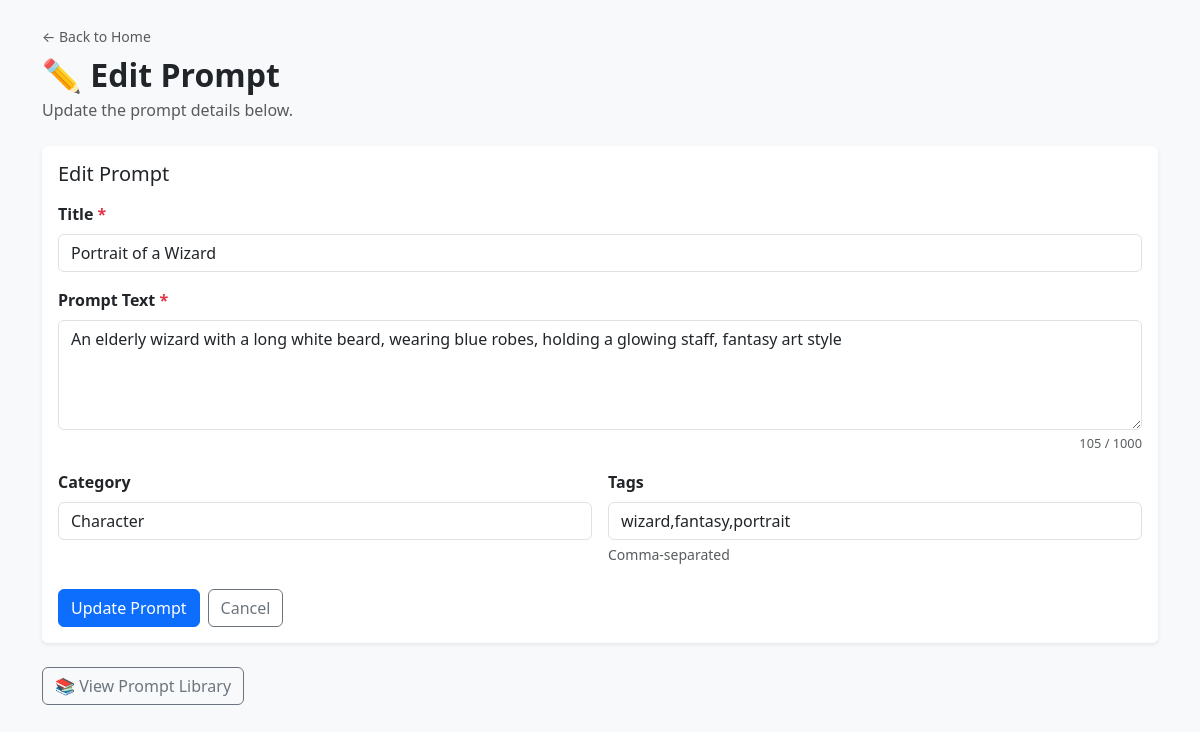
Screenshot of /pages/create_prompt.php?edit=3 with the database file from the repository.
### tables this page shows
CREATE TABLE prompts (
    prompt_id INT AUTO_INCREMENT PRIMARY KEY,
    title VARCHAR(255) NOT NULL,
    prompt_text TEXT NOT NULL,
    category VARCHAR(100),
    tags VARCHAR(255),
    favorite_status TINYINT(1) DEFAULT 0,
    status ENUM('active', 'archived') DEFAULT 'active',
    version_number INT DEFAULT 1,
    created_at DATETIME DEFAULT CURRENT_TIMESTAMP,
    updated_at DATETIME DEFAULT CURRENT_TIMESTAMP ON UPDATE CURRENT_TIMESTAMP
);

### pages/create_prompt.php (the view, shortened to what this page needs)
<?php
$conn = getConnection();
$editPrompt = null;
if (isset($_GET['edit'])) {
    $id = (int) $_GET['edit'];
    $result = $conn->query("SELECT * FROM prompts WHERE prompt_id = $id");
    $editPrompt = $result->fetch_assoc();
}
?>
<!DOCTYPE html>
<html lang="en">
<head>
    <link href="https://cdn.jsdelivr.net/npm/bootstrap@5.3.3/dist/css/bootstrap.min.css" rel="stylesheet">
</head>
<body class="bg-light">
<div class="container mt-4 mb-5">
    <a href="../index.php" class="text-decoration-none text-muted small">&larr; Back to Home</a>
    <h2 class="fw-bold mt-2 mb-1">
        <?php echo $editPrompt ? '✏️ Edit Prompt' : '✏️ Create Prompt'; ?>
    </h2>
    <p class="text-muted mb-4">
        <?php echo $editPrompt ? 'Update the prompt details below.' : 'Write a new image prompt with a title, tags, category, and version history built in.'; ?>
    </p>
    <div class="card shadow-sm border-0 mb-4">
        <div class="card-body">
            <h5 class="card-title mb-3"><?php echo $editPrompt ? 'Edit Prompt' : 'New Prompt'; ?></h5>
            <form method="POST" action="create_prompt.php" id="promptForm" novalidate>
                <div class="mb-3">
                    <label for="title" class="form-label fw-semibold">
                        Title <span class="text-danger">*</span>
                    </label>
                    <input type="text" class="form-control" id="title" name="title"
                           placeholder="e.g. Sunset Over Mountains" required
                           value="<?php echo $editPrompt ? htmlspecialchars($editPrompt['title']) : ''; ?>">
                </div>
                <div class="mb-3">
                    <label for="prompt_text" class="form-label fw-semibold">
                        Prompt Text <span class="text-danger">*</span>
                    </label>
                    <textarea class="form-control" id="prompt_text" name="prompt_text"
                              rows="4" required maxlength="1000"
                              placeholder="Describe the image you want to generate..."><?php echo $editPrompt ? htmlspecialchars($editPrompt['prompt_text']) : ''; ?></textarea>
                    <div class="d-flex justify-content-between mt-1">
                        <small class="char-count text-muted ms-auto" id="charCount">0 / 1000</small>
                    </div>
                </div>
                <div class="row g-3">
                    <div class="col-md-6">
                        <label for="category" class="form-label fw-semibold">Category</label>
                        <input type="text" class="form-control" id="category" name="category"
                               placeholder="e.g. Landscape, Portrait, Architecture"
                               value="<?php echo $editPrompt ? htmlspecialchars($editPrompt['category']) : ''; ?>">
                    </div>
                    <div class="col-md-6">
                        <label for="tags" class="form-label fw-semibold">Tags</label>
                        <input type="text" class="form-control" id="tags" name="tags"
                               placeholder="e.g. sunset,nature,mountains"
                               value="<?php echo $editPrompt ? htmlspecialchars($editPrompt['tags']) : ''; ?>">
                        <div class="form-text">Comma-separated</div>
                    </div>
                </div>
                <div class="mt-4 d-flex gap-2">
                    <button type="submit" class="btn btn-primary">
                        <?php echo $editPrompt ? 'Update Prompt' : 'Save Prompt'; ?>
                    </button>
                    <?php if ($editPrompt): ?>
                        <a href="create_prompt.php" class="btn btn-outline-secondary">Cancel</a>
                    <?php endif; ?>
                </div>
            </form>
        </div>
    </div>
    <a href="prompt_library.php" class="btn btn-outline-secondary">📚 View Prompt Library</a>
</div>
</body>
</html>

### pages/create_prompt.php (style rules this page uses)
.char-count { font-size: 0.8rem; }

### rows the page displays
prompts: title "Portrait of a Wizard", prompt_text "An elderly wizard with a long white beard, wearing blue robes, holding a glowing staff, fantasy art style", category "Character", tags "wizard,fantasy,portrait"
